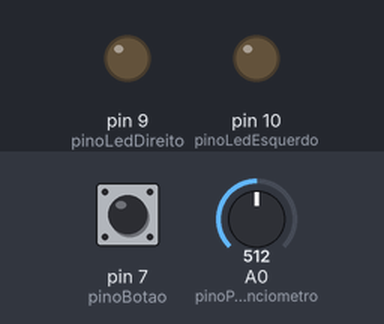
This sketch was run on a simulated Arduino Uno, built with avr-gcc and run on an emulated ATmega328P. Parts: output pins drawn as LEDs (lit = HIGH). Dashed ring = blinking. The inputs (shaded band) are chosen by the test bench; at power-on: A0 (pinoPotenciometro) = 512, pin 7 (pinoBotao) HIGH.

Above: at 1.2 s.
1.3 s: A0 (pinoPotenciometro) set to 788
2.8 s: A0 (pinoPotenciometro) set to 818
At 2.94 s:
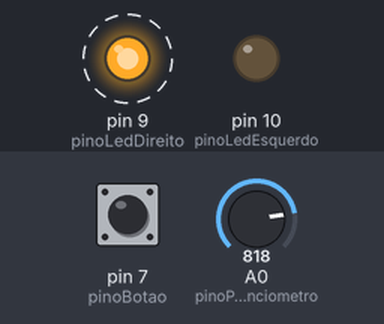
5.8 s: pin 7 (pinoBotao) pulled LOW for 0.15 s
At 6.55 s:
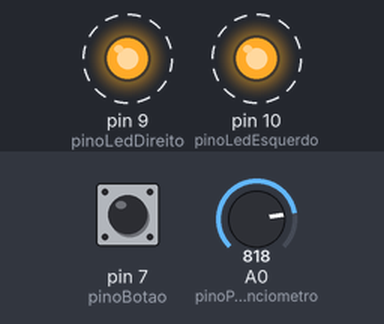
8.9 s: pin 7 (pinoBotao) pulled LOW for 1 s
11.9 s: A0 (pinoPotenciometro) set to 190
At 12.55 s:
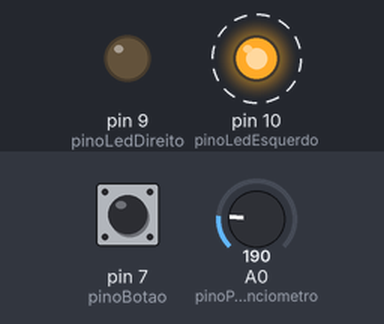
14.9 s: A0 (pinoPotenciometro) set to 208
Timing chart, 0 to 17.4 s (numbered marks = the images above; inputs shaded):
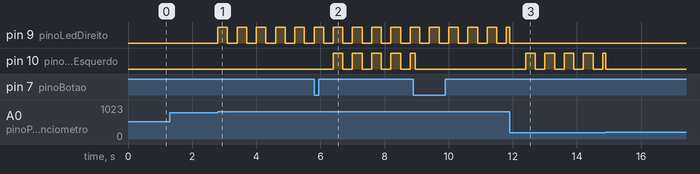

Measured:
- the behaviour switches between 799 and 800 on A0 (pinoPotenciometro) (found by bisection; images 0 and 1)
- after the input at 1.3 s, every drawn part: stays the same
- after the input at 2.8 s, pin 9 (pinoLedDireito): alternates HIGH for 0.30 s and LOW for 0.30 s, starting at once
- after the input at 5.8 s, pin 10 (pinoLedEsquerdo): alternates HIGH for 0.30 s and LOW for 0.30 s, starting after 0.60 s
- after the input at 11.9 s, pin 10 (pinoLedEsquerdo): alternates HIGH for 0.30 s and LOW for 0.30 s, starting after 0.50 s

The sketch:

seta_carro.ino
```cpp
const int pinoPotenciometro = A0;
const int pinoLedDireito = 9;
const int pinoLedEsquerdo = 10;
const int pinoBotao = 7;

const int limiteDireita = 800;
const int limiteEsquerda = 200;
const int intervaloPiscada = 300;

unsigned long ultimoTempo = 0;
bool estadoLed = false;

bool piscaAlertaLigado = false;
bool estadoBotaoAnterior = HIGH; // por causa do pull-up interno

void setup() {
  pinMode(pinoLedDireito, OUTPUT);
  pinMode(pinoLedEsquerdo, OUTPUT);
  pinMode(pinoBotao, INPUT_PULLUP);
}

void loop() {
  verificarBotao();

  if (piscaAlertaLigado) {
    piscarJuntos();
  } else {
    int valorPot = analogRead(pinoPotenciometro);

    if (valorPot >= limiteDireita) {
      piscar(pinoLedDireito, pinoLedEsquerdo);
    }
    else if (valorPot <= limiteEsquerda) {
      piscar(pinoLedEsquerdo, pinoLedDireito);
    }
    else {
      digitalWrite(pinoLedDireito, LOW);
      digitalWrite(pinoLedEsquerdo, LOW);
      estadoLed = false;
    }
  }
}

void verificarBotao() {
  bool estadoBotaoAtual = digitalRead(pinoBotao);

  // detecta o instante em que o botão foi pressionado (borda de descida)
  if (estadoBotaoAtual == LOW && estadoBotaoAnterior == HIGH) {
    piscaAlertaLigado = !piscaAlertaLigado; // liga se estava desligado, desliga se estava ligado
    delay(50); // debounce simples, evita leitura dupla no mesmo toque
  }

  estadoBotaoAnterior = estadoBotaoAtual;
}

void piscar(int pinoAtivo, int pinoInativo) {
  digitalWrite(pinoInativo, LOW);

  unsigned long agora = millis();
  if (agora - ultimoTempo >= intervaloPiscada) {
    ultimoTempo = agora;
    estadoLed = !estadoLed;
    digitalWrite(pinoAtivo, estadoLed ? HIGH : LOW);
  }
}

void piscarJuntos() {
  unsigned long agora = millis();
  if (agora - ultimoTempo >= intervaloPiscada) {
    ultimoTempo = agora;
    estadoLed = !estadoLed;
    digitalWrite(pinoLedDireito, estadoLed ? HIGH : LOW);
    digitalWrite(pinoLedEsquerdo, estadoLed ? HIGH : LOW);
  }
}
```
